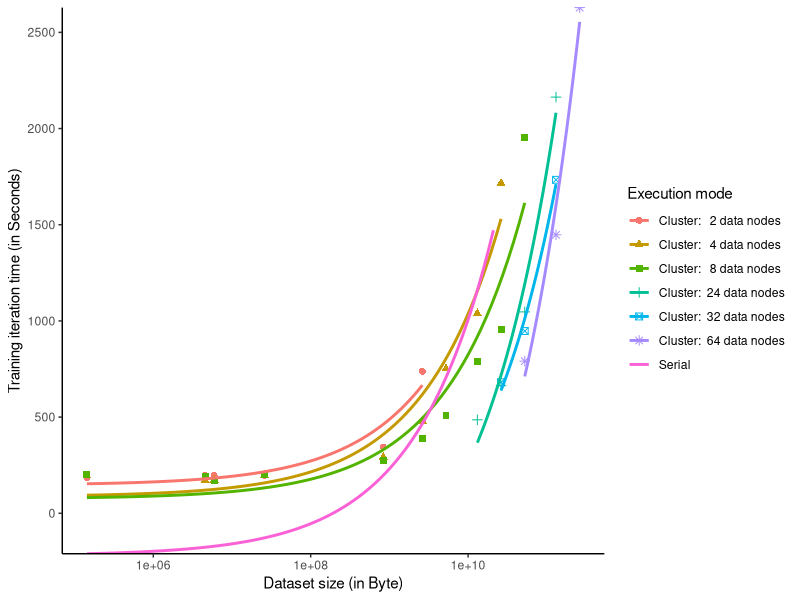

Reproduce this figure in R.
setwd("C:/Git-data/Afstuderen/measurements")
library(ggplot2)
library(mgcv)
library(stringr)
library(scales)
measure = read.csv("raw_data.csv") # read csv file
name <- paste(measure$serial.parallel, measure$nodeCount, sep = " ")

getName <- function(s){
	return(ifelse(grepl("^Parallel (\\d)+$", s), 
			paste(
				c(
					"Cluster: ", 
					sprintf("% 3d",as.numeric(str_extract(s, "\\d+"))), 
					" data nodes"
				),
				collapse = ''
			), 
			"Serial"
		)
	)
}

name <- unlist(lapply(name, getName))
measure$seconds <- measure$trainTime/1000
measure$serial.parallel <- name
d <- ggplot(data=measure, aes(x=dataSize, y=seconds, colour=serial.parallel, shape=serial.parallel))
d <- d + geom_point(size=2) + stat_smooth(se=FALSE, method = "glm", formula = y ~ exp(x)) + 
	scale_x_log10() + theme_bw() + 
	theme(
		panel.grid.major = element_blank(),
		panel.grid.minor = element_blank(),
		panel.border     = element_blank(),
		panel.background = element_blank(),
		axis.line = element_line(color='black')
	) + scale_y_continuous(expand = c(0, 0))+	
	xlab("Dataset size (in Byte)") +
	ylab("Training iteration time (in Seconds)") +
	labs(colour = "Execution mode", shape = "Execution mode") 
ggplot_build(d)